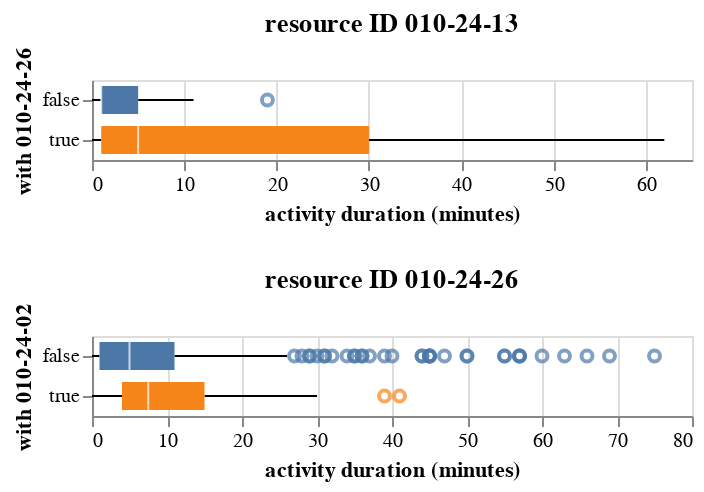

Here is the notebook cell this chart was saved with:
### Code cell
# plot the identified pairs
pairs = [
    ('010-24-13', '010-24-26'),
    ('010-24-26', '010-24-02'),
]

charts = []
for pair in pairs:
    w = log.loc[
        log.apply(
            lambda row: (
                row['resource'] == pair[0] and
                is_resource_in(pair[1], row[col_copresence])
            ),
            axis=1
        ),
        'activity_duration_minutes'
    ]
    w = w.to_frame()
    w[f'with {pair[1]}'] = True
    wo = log.loc[
        log.apply(
            lambda row: (
                row['resource'] == pair[0] and
                not is_resource_in(pair[1], row[col_copresence])
            ),
            axis=1
        ),
        'activity_duration_minutes'
    ]
    wo = wo.to_frame()
    wo[f'with {pair[1]}'] = False
    data = pd.concat([w, wo])
    charts.append(
        alt.Chart(data, title='resource ID {}'.format(pair[0])).mark_boxplot().encode(
            x=alt.X('activity_duration_minutes:Q').title('activity duration (minutes)'),
            y=f'with {pair[1]}:N',
            color=alt.Color(f'with {pair[1]}:N').legend(None)
        )
    )
alt.vconcat(*charts)

### Figure 1 — Vega specification as saved in the notebook (floating-point values rounded to 4 significant figures)
{"$schema": "https://vega.github.io/schema/vega/v5.json", "data": [{"name": "source_0"}, {"name": "source_1"}, {"name": "data_0"}, {"name": "data_1", "values": [{"activity_duration_minutes": 19.0, "with 010-24-26": false}]}, {"name": "data_2"}, {"name": "data_3", "values": [{"lower_box_activity_duration_minutes": 1.0, "lower_whisker_activity_duration_minutes": 0.0, "upper_whisker_activity_duration_minutes": 62.0, "with 010-24-26": true}, {"lower_box_activity_duration_minutes": 1.0, "lower_whisker_activity_duration_minutes": 0.0, "upper_whisker_activity_duration_minutes": 11.0, "with 010-24-26": false}]}, {"name": "data_4", "values": [{"lower_whisker_activity_duration_minutes": 0.0, "upper_box_activity_duration_minutes": 30.0, "upper_whisker_activity_duration_minutes": 62.0, "with 010-24-26": true}, {"lower_whisker_activity_duration_minutes": 0.0, "upper_box_activity_duration_minutes": 5.0, "upper_whisker_activity_duration_minutes": 11.0, "with 010-24-26": false}]}, {"name": "data_5"}, {"name": "data_6", "values": [{"lower_box_activity_duration_minutes": 1.0, "max_activity_duration_minutes": 62.0, "mid_box_activity_duration_minutes": 5.0, "min_activity_duration_minutes": 0.0, "upper_box_activity_duration_minutes": 30.0, "with 010-24-26": true}, {"lower_box_activity_duration_minutes": 1.0, "max_activity_duration_minutes": 19.0, "mid_box_activity_duration_minutes": 1.0, "min_activity_duration_minutes": 0.0, "upper_box_activity_duration_minutes": 5.0, "with 010-24-26": false}]}, {"name": "data_7", "values": [{"lower_box_activity_duration_minutes": 1.0, "max_activity_duration_minutes": 62.0, "mid_box_activity_duration_minutes": 5.0, "min_activity_duration_minutes": 0.0, "upper_box_activity_duration_minutes": 30.0, "with 010-24-26": true}, {"lower_box_activity_duration_minutes": 1.0, "max_activity_duration_minutes": 19.0, "mid_box_activity_duration_minutes": 1.0, "min_activity_duration_minutes": 0.0, "upper_box_activity_duration_minutes": 5.0, "with 010-24-26": false}]}, {"name": "data_8"}, {"name": "data_9", "values": [{"activity_duration_minutes": 41.0, "with 010-24-02": true}, {"activity_duration_minutes": 39.0, "with 010-24-02": true}, {"activity_duration_minutes": 35.0, "with 010-24-02": false}, {"activity_duration_minutes": 44.0, "with 010-24-02": false}, {"activity_duration_minutes": 45.0, "with 010-24-02": false}, {"activity_duration_minutes": 55.0, "with 010-24-02": false}, {"activity_duration_minutes": 32.0, "with 010-24-02": false}, {"activity_duration_minutes": 57.0, "with 010-24-02": false}, {"activity_duration_minutes": 35.0, "with 010-24-02": false}, {"activity_duration_minutes": 45.0, "with 010-24-02": false}, {"activity_duration_minutes": 27.0, "with 010-24-02": false}, {"activity_duration_minutes": 44.0, "with 010-24-02": false}, {"activity_duration_minutes": 36.0, "with 010-24-02": false}, {"activity_duration_minutes": 63.0, "with 010-24-02": false}, {"activity_duration_minutes": 50.0, "with 010-24-02": false}, {"activity_duration_minutes": 29.0, "with 010-24-02": false}, {"activity_duration_minutes": 28.0, "with 010-24-02": false}, {"activity_duration_minutes": 69.0, "with 010-24-02": false}, {"activity_duration_minutes": 45.0, "with 010-24-02": false}, {"activity_duration_minutes": 31.0, "with 010-24-02": false}, {"activity_duration_minutes": 39.0, "with 010-24-02": false}, {"activity_duration_minutes": 50.0, "with 010-24-02": false}, {"activity_duration_minutes": 45.0, "with 010-24-02": false}, {"activity_duration_minutes": 47.0, "with 010-24-02": false}, {"activity_duration_minutes": 75.0, "with 010-24-02": false}, {"activity_duration_minutes": 66.0, "with 010-24-02": false}, {"activity_duration_minutes": 36.0, "with 010-24-02": false}, {"activity_duration_minutes": 37.0, "with 010-24-02": false}, {"activity_duration_minutes": 29.0, "with 010-24-02": false}, {"activity_duration_minutes": 30.0, "with 010-24-02": false}, {"activity_duration_minutes": 57.0, "with 010-24-02": false}, {"activity_duration_minutes": 55.0, "with 010-24-02": false}, {"activity_duration_minutes": 40.0, "with 010-24-02": false}, {"activity_duration_minutes": 57.0, "with 010-24-02": false}, {"activity_duration_minutes": 60.0, "with 010-24-02": false}, {"activity_duration_minutes": 31.0, "with 010-24-02": false}, {"activity_duration_minutes": 34.0, "with 010-24-02": false}]}, {"name": "data_10"}, {"name": "data_11", "values": [{"lower_box_activity_duration_minutes": 4.0, "lower_whisker_activity_duration_minutes": 0.0, "upper_whisker_activity_duration_minutes": 30.0, "with 010-24-02": true}, {"lower_box_activity_duration_minutes": 1.0, "lower_whisker_activity_duration_minutes": 0.0, "upper_whisker_activity_duration_minutes": 26.0, "with 010-24-02": false}]}, {"name": "data_12", "values": [{"lower_whisker_activity_duration_minutes": 0.0, "upper_box_activity_duration_minutes": 15.0, "upper_whisker_activity_duration_minutes": 30.0, "with 010-24-02": true}, {"lower_whisker_activity_duration_minutes": 0.0, "upper_box_activity_duration_minutes": 11.0, "upper_whisker_activity_duration_minutes": 26.0, "with 010-24-02": false}]}, {"name": "data_13"}, {"name": "data_14", "values": [{"lower_box_activity_duration_minutes": 4.0, "max_activity_duration_minutes": 41.0, "mid_box_activity_duration_minutes": 7.5, "min_activity_duration_minutes": 0.0, "upper_box_activity_duration_minutes": 15.0, "with 010-24-02": true}, {"lower_box_activity_duration_minutes": 1.0, "max_activity_duration_minutes": 75.0, "mid_box_activity_duration_minutes": 5.0, "min_activity_duration_minutes": 0.0, "upper_box_activity_duration_minutes": 11.0, "with 010-24-02": false}]}, {"name": "data_15", "values": [{"lower_box_activity_duration_minutes": 4.0, "max_activity_duration_minutes": 41.0, "mid_box_activity_duration_minutes": 7.5, "min_activity_duration_minutes": 0.0, "upper_box_activity_duration_minutes": 15.0, "with 010-24-02": true}, {"lower_box_activity_duration_minutes": 1.0, "max_activity_duration_minutes": 75.0, "mid_box_activity_duration_minutes": 5.0, "min_activity_duration_minutes": 0.0, "upper_box_activity_duration_minutes": 11.0, "with 010-24-02": false}]}, {"name": "data_1_color_domain_with 010-24-26_0", "values": [{"with 010-24-26": false}]}, {"name": "data_6_color_domain_with 010-24-26_1", "values": [{"with 010-24-26": true}, {"with 010-24-26": false}]}, {"name": "data_9_color_domain_with 010-24-02_2", "values": [{"with 010-24-02": true}, {"with 010-24-02": false}]}, {"name": "data_14_color_domain_with 010-24-02_3", "values": [{"with 010-24-02": true}, {"with 010-24-02": false}]}, {"name": "data_1_concat_0_y_domain_with 010-24-26_0", "values": [{"with 010-24-26": false}]}, {"name": "data_3_concat_0_y_domain_with 010-24-26_1", "values": [{"with 010-24-26": true}, {"with 010-24-26": false}]}, {"name": "data_4_concat_0_y_domain_with 010-24-26_2", "values": [{"with 010-24-26": true}, {"with 010-24-26": false}]}, {"name": "data_6_concat_0_y_domain_with 010-24-26_3", "values": [{"with 010-24-26": true}, {"with 010-24-26": false}]}, {"name": "data_7_concat_0_y_domain_with 010-24-26_4", "values": [{"with 010-24-26": true}, {"with 010-24-26": false}]}, {"name": "data_9_concat_1_y_domain_with 010-24-02_0", "values": [{"with 010-24-02": true}, {"with 010-24-02": false}]}, {"name": "data_11_concat_1_y_domain_with 010-24-02_1", "values": [{"with 010-24-02": true}, {"with 010-24-02": false}]}, {"name": "data_12_concat_1_y_domain_with 010-24-02_2", "values": [{"with 010-24-02": true}, {"with 010-24-02": false}]}, {"name": "data_14_concat_1_y_domain_with 010-24-02_3", "values": [{"with 010-24-02": true}, {"with 010-24-02": false}]}, {"name": "data_15_concat_1_y_domain_with 010-24-02_4", "values": [{"with 010-24-02": true}, {"with 010-24-02": false}]}], "signals": [{"name": "concat_0_y_step", "value": 20}, {"name": "concat_0_height", "update": "bandspace(domain('concat_0_y').length, 0, 0) * concat_0_y_step"}, {"name": "concat_1_y_step", "value": 20}, {"name": "concat_1_height", "update": "bandspace(domain('concat_1_y').length, 0, 0) * concat_1_y_step"}], "marks": [{"type": "group", "name": "concat_0_group", "encode": {"update": {"width": {"signal": "width"}, "height": {"signal": "concat_0_height"}}}, "marks": [{"type": "symbol", "name": "concat_0_layer_0_layer_0_marks", "from": {"data": "data_1"}, "encode": {"update": {"fill": {"value": "transparent"}, "y": {"field": "with 010-24-26", "scale": "concat_0_y", "band": 0.5}, "description": {"signal": "\"activity duration (minutes): \" + (format(datum[\"activity_duration_minutes\"], \"\")) + \"; with 010-24-26: \" + (isValid(datum[\"with 010-24-26\"]) ? datum[\"with 010-24-26\"] : \"\"+datum[\"with 010-24-26\"])"}, "stroke": {"field": "with 010-24-26", "scale": "color"}, "ariaRoleDescription": {"value": "point"}, "opacity": {"value": 0.7}, "x": {"field": "activity_duration_minutes", "scale": "concat_0_x"}}}, "style": ["point", "boxplot-outliers"]}, {"type": "rule", "name": "concat_0_layer_0_layer_1_layer_0_marks", "from": {"data": "data_3"}, "encode": {"update": {"x2": {"field": "lower_box_activity_duration_minutes", "scale": "concat_0_x"}, "y": {"field": "with 010-24-26", "scale": "concat_0_y", "band": 0.5}, "tooltip": {"signal": "{\"Upper Whisker of activity duration (minutes)\": format(datum[\"upper_whisker_activity_duration_minutes\"], \"\"), \"Lower Whisker of activity duration (minutes)\": format(datum[\"lower_whisker_activity_duration_minutes\"], \"\"), \"with 010-24-26\": isValid(datum[\"with 010-24-26\"]) ? datum[\"with 010-24-26\"] : \"\"+datum[\"with 010-24-26\"]}"}, "stroke": {"value": "black"}, "x": {"field": "lower_whisker_activity_duration_minutes", "scale": "concat_0_x"}}}, "aria": false, "style": ["rule", "boxplot-rule"]}, {"type": "rule", "name": "concat_0_layer_0_layer_1_layer_1_marks", "from": {"data": "data_4"}, "encode": {"update": {"x": {"field": "upper_box_activity_duration_minutes", "scale": "concat_0_x"}, "y": {"field": "with 010-24-26", "scale": "concat_0_y", "band": 0.5}, "stroke": {"value": "black"}, "tooltip": {"signal": "{\"Upper Whisker of activity duration (minutes)\": format(datum[\"upper_whisker_activity_duration_minutes\"], \"\"), \"Lower Whisker of activity duration (minutes)\": format(datum[\"lower_whisker_activity_duration_minutes\"], \"\"), \"with 010-24-26\": isValid(datum[\"with 010-24-26\"]) ? datum[\"with 010-24-26\"] : \"\"+datum[\"with 010-24-26\"]}"}, "x2": {"field": "upper_whisker_activity_duration_minutes", "scale": "concat_0_x"}}}, "aria": false, "style": ["rule", "boxplot-rule"]}, {"type": "rect", "name": "concat_0_layer_1_layer_0_marks", "from": {"data": "data_6"}, "encode": {"update": {"fill": {"field": "with 010-24-26", "scale": "color"}, "tooltip": {"signal": "{\"Max of activity duration (minutes)\": format(datum[\"max_activity_duration_minutes\"], \"\"), \"Q3 of activity duration (minutes)\": format(datum[\"upper_box_activity_duration_minutes\"], \"\"), \"Median of activity duration (minutes)\": format(datum[\"mid_box_activity_duration_minutes\"], \"\"), \"Q1 of activity duration (minutes)\": format(datum[\"lower_box_activity_duration_minutes\"], \"\"), \"Min of activity duration (minutes)\": format(datum[\"min_activity_duration_minutes\"], \"\"), \"with 010-24-26\": isValid(datum[\"with 010-24-26\"]) ? datum[\"with 010-24-26\"] : \"\"+datum[\"with 010-24-26\"]}"}, "yc": {"field": "with 010-24-26", "scale": "concat_0_y", "band": 0.5}, "ariaRoleDescription": {"value": "box"}, "description": {"signal": "\"activity duration (minutes): \" + (format(datum[\"lower_box_activity_duration_minutes\"], \"\")) + \"; with 010-24-26: \" + (isValid(datum[\"with 010-24-26\"]) ? datum[\"with 010-24-26\"] : \"\"+datum[\"with 010-24-26\"]) + \"; upper_box_activity_duration_minutes: \" + (format(datum[\"upper_box_activity_duration_minutes\"], \"\")) + \"; Max of activity duration (minutes): \" + (format(datum[\"max_activity_duration_minutes\"], \"\")) + \"; Q3 of activity duration (minutes): \" + (format(datum[\"upper_box_activity_duration_minutes\"], \"\")) + \"; Median of activity duration (minutes): \" + (format(datum[\"mid_box_activity_duration_minutes\"], \"\")) + \"; Q1 of activity duration (minutes): \" + (format(datum[\"lower_box_activity_duration_minutes\"], \"\")) + \"; Min of activity duration (minutes): \" + (format(datum[\"min_activity_duration_minutes\"], \"\"))"}, "x2": {"field": "upper_box_activity_duration_minutes", "scale": "concat_0_x"}, "height": {"value": 14}, "x": {"field": "lower_box_activity_duration_minutes", "scale": "concat_0_x"}}}, "style": ["bar", "boxplot-box"]}, {"type": "rect", "name": "concat_0_layer_1_layer_1_marks", "from": {"data": "data_7"}, "encode": {"update": {"fill": {"value": "white"}, "height": {"value": 14}, "opacity": {"value": 0.7}, "width": {"value": 1}, "yc": {"field": "with 010-24-26", "scale": "concat_0_y", "band": 0.5}, "tooltip": {"signal": "{\"Max of activity duration (minutes)\": format(datum[\"max_activity_duration_minutes\"], \"\"), \"Q3 of activity duration (minutes)\": format(datum[\"upper_box_activity_duration_minutes\"], \"\"), \"Median of activity duration (minutes)\": format(datum[\"mid_box_activity_duration_minutes\"], \"\"), \"Q1 of activity duration (minutes)\": format(datum[\"lower_box_activity_duration_minutes\"], \"\"), \"Min of activity duration (minutes)\": format(datum[\"min_activity_duration_minutes\"], \"\"), \"with 010-24-26\": isValid(datum[\"with 010-24-26\"]) ? datum[\"with 010-24-26\"] : \"\"+datum[\"with 010-24-26\"]}"}, "xc": {"field": "mid_box_activity_duration_minutes", "scale": "concat_0_x"}}}, "style": ["tick", "boxplot-median"], "aria": false}], "axes": [{"scale": "concat_0_x", "labels": false, "maxExtent": 0, "ticks": false, "orient": "bottom", "tickCount": {"signal": "ceil(width/40)"}, "minExtent": 0, "aria": false, "domain": false, "zindex": 0, "gridScale": "concat_0_y", "grid": true}, {"scale": "concat_0_x", "orient": "bottom", "zindex": 0, "title": "activity duration (minutes)", "grid": false, "labelOverlap": true, "tickCount": {"signal": "ceil(width/40)"}, "labelFlush": true}, {"scale": "concat_0_y", "grid": false, "title": "with 010-24-26", "zindex": 0, "orient": "left"}], "title": {"text": "resource ID 010-24-13", "frame": "group"}, "style": "cell"}, {"type": "group", "name": "concat_1_group", "encode": {"update": {"height": {"signal": "concat_1_height"}, "width": {"signal": "width"}}}, "marks": [{"type": "symbol", "name": "concat_1_layer_0_layer_0_marks", "from": {"data": "data_9"}, "encode": {"update": {"ariaRoleDescription": {"value": "point"}, "x": {"field": "activity_duration_minutes", "scale": "concat_1_x"}, "stroke": {"field": "with 010-24-02", "scale": "color"}, "y": {"field": "with 010-24-02", "scale": "concat_1_y", "band": 0.5}, "description": {"signal": "\"activity duration (minutes): \" + (format(datum[\"activity_duration_minutes\"], \"\")) + \"; with 010-24-02: \" + (isValid(datum[\"with 010-24-02\"]) ? datum[\"with 010-24-02\"] : \"\"+datum[\"with 010-24-02\"])"}, "fill": {"value": "transparent"}, "opacity": {"value": 0.7}}}, "style": ["point", "boxplot-outliers"]}, {"type": "rule", "name": "concat_1_layer_0_layer_1_layer_0_marks", "from": {"data": "data_11"}, "encode": {"update": {"y": {"field": "with 010-24-02", "scale": "concat_1_y", "band": 0.5}, "tooltip": {"signal": "{\"Upper Whisker of activity duration (minutes)\": format(datum[\"upper_whisker_activity_duration_minutes\"], \"\"), \"Lower Whisker of activity duration (minutes)\": format(datum[\"lower_whisker_activity_duration_minutes\"], \"\"), \"with 010-24-02\": isValid(datum[\"with 010-24-02\"]) ? datum[\"with 010-24-02\"] : \"\"+datum[\"with 010-24-02\"]}"}, "x2": {"field": "lower_box_activity_duration_minutes", "scale": "concat_1_x"}, "stroke": {"value": "black"}, "x": {"field": "lower_whisker_activity_duration_minutes", "scale": "concat_1_x"}}}, "style": ["rule", "boxplot-rule"], "aria": false}, {"type": "rule", "name": "concat_1_layer_0_layer_1_layer_1_marks", "from": {"data": "data_12"}, "encode": {"update": {"x2": {"field": "upper_whisker_activity_duration_minutes", "scale": "concat_1_x"}, "stroke": {"value": "black"}, "y": {"field": "with 010-24-02", "scale": "concat_1_y", "band": 0.5}, "x": {"field": "upper_box_activity_duration_minutes", "scale": "concat_1_x"}, "tooltip": {"signal": "{\"Upper Whisker of activity duration (minutes)\": format(datum[\"upper_whisker_activity_duration_minutes\"], \"\"), \"Lower Whisker of activity duration (minutes)\": format(datum[\"lower_whisker_activity_duration_minutes\"], \"\"), \"with 010-24-02\": isValid(datum[\"with 010-24-02\"]) ? datum[\"with 010-24-02\"] : \"\"+datum[\"with 010-24-02\"]}"}}}, "aria": false, "style": ["rule", "boxplot-rule"]}, {"type": "rect", "name": "concat_1_layer_1_layer_0_marks", "from": {"data": "data_14"}, "encode": {"update": {"tooltip": {"signal": "{\"Max of activity duration (minutes)\": format(datum[\"max_activity_duration_minutes\"], \"\"), \"Q3 of activity duration (minutes)\": format(datum[\"upper_box_activity_duration_minutes\"], \"\"), \"Median of activity duration (minutes)\": format(datum[\"mid_box_activity_duration_minutes\"], \"\"), \"Q1 of activity duration (minutes)\": format(datum[\"lower_box_activity_duration_minutes\"], \"\"), \"Min of activity duration (minutes)\": format(datum[\"min_activity_duration_minutes\"], \"\"), \"with 010-24-02\": isValid(datum[\"with 010-24-02\"]) ? datum[\"with 010-24-02\"] : \"\"+datum[\"with 010-24-02\"]}"}, "ariaRoleDescription": {"value": "box"}, "description": {"signal": "\"activity duration (minutes): \" + (format(datum[\"lower_box_activity_duration_minutes\"], \"\")) + \"; with 010-24-02: \" + (isValid(datum[\"with 010-24-02\"]) ? datum[\"with 010-24-02\"] : \"\"+datum[\"with 010-24-02\"]) + \"; upper_box_activity_duration_minutes: \" + (format(datum[\"upper_box_activity_duration_minutes\"], \"\")) + \"; Max of activity duration (minutes): \" + (format(datum[\"max_activity_duration_minutes\"], \"\")) + \"; Q3 of activity duration (minutes): \" + (format(datum[\"upper_box_activity_duration_minutes\"], \"\")) + \"; Median of activity duration (minutes): \" + (format(datum[\"mid_box_activity_duration_minutes\"], \"\")) + \"; Q1 of activity duration (minutes): \" + (format(datum[\"lower_box_activity_duration_minutes\"], \"\")) + \"; Min of activity duration (minutes): \" + (format(datum[\"min_activity_duration_minutes\"], \"\"))"}, "x2": {"field": "upper_box_activity_duration_minutes", "scale": "concat_1_x"}, "fill": {"field": "with 010-24-02", "scale": "color"}, "x": {"field": "lower_box_activity_duration_minutes", "scale": "concat_1_x"}, "yc": {"field": "with 010-24-02", "scale": "concat_1_y", "band": 0.5}, "height": {"value": 14}}}, "style": ["bar", "boxplot-box"]}, {"type": "rect", "name": "concat_1_layer_1_layer_1_marks", "from": {"data": "data_15"}, "encode": {"update": {"opacity": {"value": 0.7}, "fill": {"value": "white"}, "xc": {"field": "mid_box_activity_duration_minutes", "scale": "concat_1_x"}, "yc": {"field": "with 010-24-02", "scale": "concat_1_y", "band": 0.5}, "height": {"value": 14}, "width": {"value": 1}, "tooltip": {"signal": "{\"Max of activity duration (minutes)\": format(datum[\"max_activity_duration_minutes\"], \"\"), \"Q3 of activity duration (minutes)\": format(datum[\"upper_box_activity_duration_minutes\"], \"\"), \"Median of activity duration (minutes)\": format(datum[\"mid_box_activity_duration_minutes\"], \"\"), \"Q1 of activity duration (minutes)\": format(datum[\"lower_box_activity_duration_minutes\"], \"\"), \"Min of activity duration (minutes)\": format(datum[\"min_activity_duration_minutes\"], \"\"), \"with 010-24-02\": isValid(datum[\"with 010-24-02\"]) ? datum[\"with 010-24-02\"] : \"\"+datum[\"with 010-24-02\"]}"}}}, "style": ["tick", "boxplot-median"], "aria": false}], "axes": [{"scale": "concat_1_x", "orient": "bottom", "aria": false, "tickCount": {"signal": "ceil(width/40)"}, "minExtent": 0, "ticks": false, "gridScale": "concat_1_y", "maxExtent": 0, "labels": false, "zindex": 0, "grid": true, "domain": false}, {"scale": "concat_1_x", "grid": false, "title": "activity duration (minutes)", "labelFlush": true, "zindex": 0, "labelOverlap": true, "tickCount": {"signal": "ceil(width/40)"}, "orient": "bottom"}, {"scale": "concat_1_y", "title": "with 010-24-02", "grid": false, "orient": "left", "zindex": 0}], "title": {"text": "resource ID 010-24-26", "frame": "group"}, "style": "cell"}], "scales": [{"name": "color", "type": "ordinal", "domain": {"fields": [{"data": "data_1_color_domain_with 010-24-26_0", "field": "with 010-24-26"}, {"data": "data_6_color_domain_with 010-24-26_1", "field": "with 010-24-26"}, {"data": "data_9_color_domain_with 010-24-02_2", "field": "with 010-24-02"}, {"data": "data_14_color_domain_with 010-24-02_3", "field": "with 010-24-02"}], "sort": true}, "range": "category"}, {"name": "concat_0_x", "type": "linear", "domain": {"fields": [{"data": "data_1", "field": "activity_duration_minutes"}, {"data": "data_3", "field": "lower_whisker_activity_duration_minutes"}, {"data": "data_3", "field": "lower_box_activity_duration_minutes"}, {"data": "data_4", "field": "upper_box_activity_duration_minutes"}, {"data": "data_4", "field": "upper_whisker_activity_duration_minutes"}, {"data": "data_6", "field": "lower_box_activity_duration_minutes"}, {"data": "data_6", "field": "upper_box_activity_duration_minutes"}, {"data": "data_7", "field": "mid_box_activity_duration_minutes"}]}, "range": [0, {"signal": "width"}], "nice": true, "zero": true}, {"name": "concat_0_y", "type": "band", "domain": {"fields": [{"data": "data_1_concat_0_y_domain_with 010-24-26_0", "field": "with 010-24-26"}, {"data": "data_3_concat_0_y_domain_with 010-24-26_1", "field": "with 010-24-26"}, {"data": "data_4_concat_0_y_domain_with 010-24-26_2", "field": "with 010-24-26"}, {"data": "data_6_concat_0_y_domain_with 010-24-26_3", "field": "with 010-24-26"}, {"data": "data_7_concat_0_y_domain_with 010-24-26_4", "field": "with 010-24-26"}], "sort": true}, "range": {"step": {"signal": "concat_0_y_step"}}, "paddingOuter": 0, "paddingInner": 0}, {"name": "concat_1_x", "type": "linear", "domain": {"fields": [{"data": "data_9", "field": "activity_duration_minutes"}, {"data": "data_11", "field": "lower_whisker_activity_duration_minutes"}, {"data": "data_11", "field": "lower_box_activity_duration_minutes"}, {"data": "data_12", "field": "upper_box_activity_duration_minutes"}, {"data": "data_12", "field": "upper_whisker_activity_duration_minutes"}, {"data": "data_14", "field": "lower_box_activity_duration_minutes"}, {"data": "data_14", "field": "upper_box_activity_duration_minutes"}, {"data": "data_15", "field": "mid_box_activity_duration_minutes"}]}, "range": [0, {"signal": "width"}], "zero": true, "nice": true}, {"name": "concat_1_y", "type": "band", "domain": {"fields": [{"data": "data_9_concat_1_y_domain_with 010-24-02_0", "field": "with 010-24-02"}, {"data": "data_11_concat_1_y_domain_with 010-24-02_1", "field": "with 010-24-02"}, {"data": "data_12_concat_1_y_domain_with 010-24-02_2", "field": "with 010-24-02"}, {"data": "data_14_concat_1_y_domain_with 010-24-02_3", "field": "with 010-24-02"}, {"data": "data_15_concat_1_y_domain_with 010-24-02_4", "field": "with 010-24-02"}], "sort": true}, "range": {"step": {"signal": "concat_1_y_step"}}, "paddingOuter": 0, "paddingInner": 0}], "background": "white", "width": 300, "layout": {"padding": 20, "columns": 1, "bounds": "full", "align": "each"}, "padding": 5}
